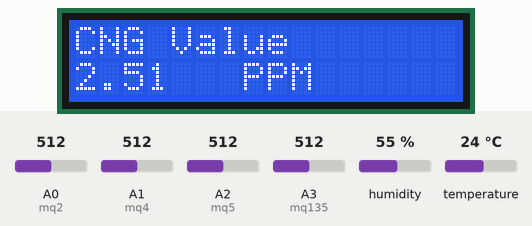
Recording of a sketch running on a simulated Arduino Uno, built with avr-gcc and run on an emulated ATmega328P. On the bench: 16×2 character LCD. The test bench sets the inputs (shaded band); at power-on: A0 (mq2) = 512, A1 (mq4) = 512, A2 (mq5) = 512, A3 (mq135) = 512, humidity 55 %, temperature 24 °C. What the sketch prints to the serial monitor is not drawn.

Above: at 5.4 s.
At 8.4 s:
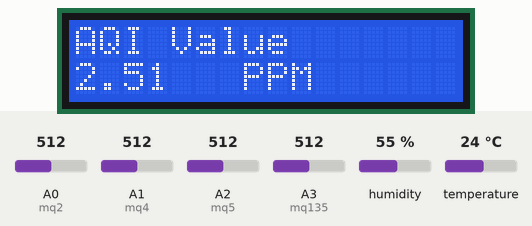
At 11.5 s:
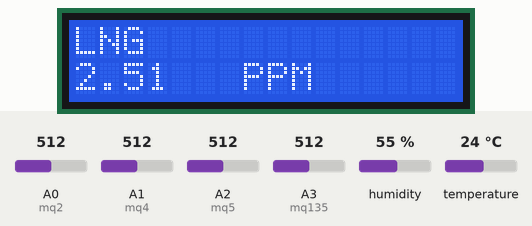
At 14.5 s:
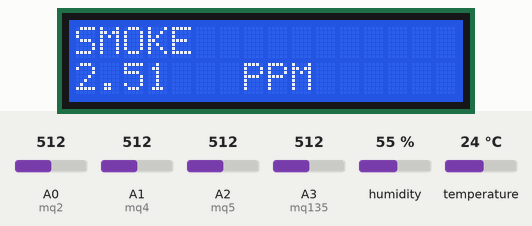
At 20.5 s:
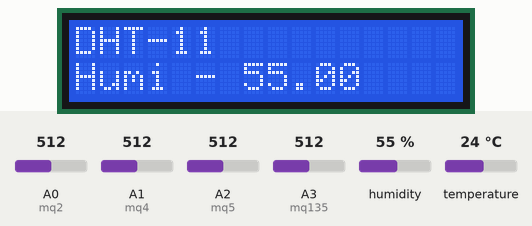
At 35.8 s:
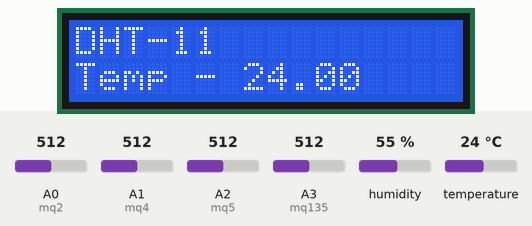

The sketch:

air_analizer_2.ino
```cpp
#include "setup.h"
void setup() {
  Serial.begin(9600);

  lcd.init();
  lcd.backlight();

  lcd.setCursor (0, 0);  lcd.print("                ");
  lcd.setCursor (0, 1);  lcd.print("                ");
  lcd.setCursor (0, 0);  lcd.print("       Air      ");
  lcd.setCursor (0, 1);  lcd.print("    Analyzer    ");
  delay(1000);
  lcd.setCursor (12, 1);  lcd.print(".");
  delay(1000);
  lcd.setCursor (13, 1);  lcd.print(".");
  delay(1000);
  lcd.setCursor (14, 1);  lcd.print(".");
  delay(1000);
  lcd.setCursor (15, 1);  lcd.print(".");
  delay(1000);
  lcd.clear();

  pinMode(mq4,   INPUT);
  pinMode(mq135, INPUT);
  pinMode(mq5,   INPUT);
  pinMode(mq2,   INPUT);

  dht.begin();
}

void loop() {

  float h = dht.readHumidity();
  float t = dht.readTemperature();
  float f = dht.readTemperature(true);

  if (isnan(h) || isnan(t) || isnan(f)) {
    Serial.println(F("Failed to read from DHT sensor!"));
    return;
    float hif = dht.computeHeatIndex(f, h);
    float hic = dht.computeHeatIndex(t, h, false);
  }

  double mq4_value = analogToPPM(analogRead(mq4));
  double mq135_value = analogToPPM(analogRead(mq135));
  double mq5_value = analogToPPM(analogRead(mq5));
  double mq2_value = analogToPPM(analogRead(mq2));

  Serial.println("************************************");
  Serial.print("MQ-4 Value: ");   Serial.print(mq4_value,   DEC);  Serial.println(" PPM");
  Serial.print("MQ-135 Value: "); Serial.print(mq135_value, DEC);  Serial.println(" PPM");
  Serial.print("MQ-5 Value: ");   Serial.print(mq5_value,   DEC);  Serial.println(" PPM");
  Serial.print("MQ-2 Value: ");   Serial.print(mq2_value,   DEC);  Serial.println(" PPM");
  Serial.print("DHT-Temp: ");     Serial.print(t);                 Serial.println(" c");
  Serial.print("DHT-Humi: ");     Serial.print(h);                 Serial.println(" %");
  Serial.println("************************************\n\n");

  lcd.setCursor(0, 0);  lcd.print("CNG Value");
  lcd.setCursor(0, 3);  lcd.println(mq4_value);
  lcd.setCursor(7, 7);  lcd.print("PPM");
  delay(3000);
  lcd.clear();

  lcd.setCursor(0, 0);  lcd.print("AQI Value");
  lcd.setCursor(0, 3);  lcd.println(mq135_value);
  lcd.setCursor(7, 7);  lcd.print("PPM");
  delay(3000);
  lcd.clear();

  lcd.setCursor(0, 0);  lcd.print("LNG");
  lcd.setCursor(0, 3);  lcd.println(mq5_value);
  lcd.setCursor(7, 7);  lcd.print("PPM");
  delay(3000);
  lcd.clear();

  lcd.setCursor(0, 0);  lcd.print("SMOKE");
  lcd.setCursor(0, 3);  lcd.println(mq2_value);
  lcd.setCursor(7, 7);  lcd.print("PPM");
  delay(3000);
  lcd.clear();

  lcd.setCursor(0, 0);  lcd.print("DHT-11");
  lcd.setCursor(0, 3);  lcd.print("Temp -");
  lcd.setCursor(7, 4);  lcd.println(t);
  delay(3000);
  lcd.clear();

  lcd.setCursor(0, 0);  lcd.print("DHT-11");
  lcd.setCursor(0, 3);  lcd.print("Humi -");
  lcd.setCursor(7, 4);  lcd.println(h);
  delay(3000);
  lcd.clear();

}
double analogToPPM(int aValue) {
  float sensor_volt;
  float RS_gas;
  float ratio;
  int sensorValue = aValue;

  sensor_volt = sensorValue * (5.0 / 1023.0);
  RS_gas = ((5.0 * 10.0) / sensor_volt) - 10.0;
  ratio = RS_gas / R0;
  double ppm_log = (log10(ratio) - b) / m;
  return ppm_log;
}
```

setup.h
```cpp
#include <Wire.h>
#include <LiquidCrystal_I2C.h>
#include "DHT.h"
#define DHTPIN 13
#define DHTTYPE DHT11

DHT dht(DHTPIN, DHTTYPE);

#define LCD_I2C_ADDRESS 0x3f
#define LCD_DISP_COLS   16
#define LCD_DISP_ROWS   2
LiquidCrystal_I2C lcd( LCD_I2C_ADDRESS, LCD_DISP_COLS, LCD_DISP_ROWS );

const int mq2   = A0;
const int mq4   = A1;
const int mq5   = A2;
const int mq135 = A3;

float m  = -0.6527;
float b  = 1.30;
float R0 = 21.91;
```

Measured:
- what the display in image 0 shows lasts 3.0 s, from 5.4 s to 8.4 s
